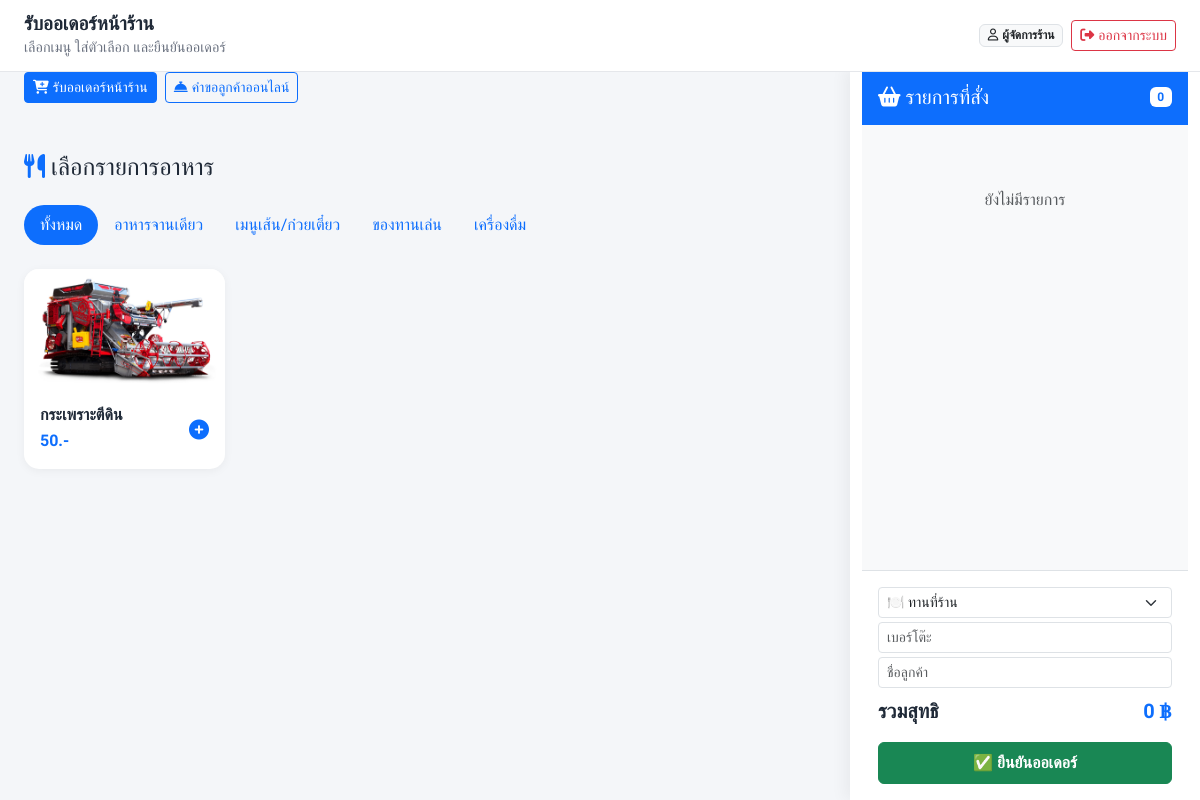
The page /staff_order.php (signed in) on the database its author committed.
### tables this page shows
CREATE TABLE `categories` (
  `id` int(11) NOT NULL,
  `name` varchar(100) NOT NULL
);

CREATE TABLE `products` (
  `id` int(11) NOT NULL,
  `category_id` int(11) DEFAULT NULL,
  `name` varchar(100) NOT NULL,
  `description` text DEFAULT NULL,
  `price` decimal(10,2) NOT NULL DEFAULT 0.00,
  `image_url` varchar(255) DEFAULT NULL,
  `status` enum('active','out_of_stock') NOT NULL DEFAULT 'active',
  `is_deleted` tinyint(1) NOT NULL DEFAULT 0 COMMENT '0=ปกติ, 1=ถูกลบ',
  `stock_qty` int(11) NOT NULL DEFAULT 0,
  `created_at` datetime DEFAULT current_timestamp(),
  `updated_at` datetime DEFAULT current_timestamp() ON UPDATE current_timestamp()
);

### web.php (called while the page is built, shortened)
<?php
$routes = require __DIR__ . '/app/routes/web.php';
$method = strtoupper($_SERVER['REQUEST_METHOD'] ?? 'GET');
$requestPath = parse_url($_SERVER['REQUEST_URI'] ?? '/', PHP_URL_PATH);
$methodRoutes = [];
if (isset($routes[$method]) && is_array($routes[$method])) {
    $methodRoutes = $routes[$method];
} elseif (isset($routes['ANY']) && is_array($routes['ANY'])) {
    $methodRoutes = $routes['ANY'];
} elseif (isset($routes[$requestPath])) {
    $methodRoutes = $routes;
}
require $methodRoutes[$requestPath];

### app/pages/staff/staff_order.php (the view, shortened to what this page needs)
<?php
require __DIR__ . '/../../config/db.php';
require __DIR__ . '/staff_layout.php';
$cats = $pdo->query("SELECT * FROM categories")->fetchAll();
$products = $pdo->query("SELECT p.*, c.name as cat_name FROM products p JOIN categories c ON p.category_id = c.id WHERE p.status = 'active' ORDER BY p.category_id, p.id")->fetchAll();
?>
<div class="container-fluid">
    <div class="row">
        <div class="col-md-8 col-lg-9 p-4">
            <h4 class="mb-4"><i class="fas fa-utensils text-primary"></i> เลือกรายการอาหาร</h4>
            <ul class="nav nav-pills mb-4" id="pills-tab">
                <li class="nav-item"><a class="nav-link active rounded-pill" href="#" onclick="filterCat('all')">ทั้งหมด</a></li>
                <?php foreach ($cats as $c): ?>
                    <li class="nav-item"><a class="nav-link rounded-pill" href="#" onclick="filterCat('<?php echo $c['name']; ?>')"><?php echo $c['name']; ?></a></li>
                <?php endforeach; ?>
            </ul>
            <div class="row g-3">
                <?php foreach ($products as $p): ?>
                <div class="col-6 col-md-4 col-lg-3 menu-item" data-cat="<?php echo $p['cat_name']; ?>">
                    <div class="menu-card h-100" onclick='openOptionModal(<?php echo json_encode($p); ?>)'>
                        <img src="<?php echo strpos($p['image_url'], 'http') === 0 ? $p['image_url'] : 'uploads/'.$p['image_url']; ?>" class="menu-img">
                        <div class="p-3">
                            <h6 class="fw-bold mb-1"><?php echo $p['name']; ?></h6>
                            <div class="d-flex justify-content-between text-primary fw-bold">
                                <span><?php echo number_format($p['price'], 0); ?>.-</span>
                                <i class="fas fa-plus-circle fa-lg"></i>
                            </div>
                        </div>
                    </div>
                </div>
                <?php endforeach; ?>
            </div>
        </div>
        <div class="col-md-4 col-lg-3 cart-panel" id="cartPanel">
            <div class="p-3 bg-primary text-white d-flex justify-content-between align-items-center">
                <h5 class="mb-0"><i class="fas fa-shopping-basket"></i> รายการที่สั่ง</h5>
                <span class="badge bg-white text-primary" id="cartCount">0</span>
            </div>
            <div class="cart-items" id="cartItems">
                <div class="text-center text-muted mt-5">ยังไม่มีรายการ</div>
            </div>
            <div class="p-3 bg-white border-top">
                <form action="<?php echo staff_escape(staff_url('process_order.php')); ?>" method="POST" id="checkoutForm">
                    <div class="mb-2">
                        <select name="order_type" class="form-select form-select-sm mb-1">
                            <option value="dine_in">🍽️ ทานที่ร้าน</option>
                        </select>
                        <input type="text" name="table_no" class="form-control form-control-sm mb-1" placeholder="เบอร์โต๊ะ">
                        <input type="text" name="customer_info" class="form-control form-control-sm" placeholder="ชื่อลูกค้า">
                    </div>
                    <div class="d-flex justify-content-between fw-bold fs-5 mb-3">
                        <span>รวมสุทธิ</span>
                        <span class="text-primary" id="totalPrice">0 ฿</span>
                    </div>
                    <button type="button" onclick="submitOrder()" class="btn btn-success w-100 py-2 fw-bold">✅ ยืนยันออเดอร์</button>
                </form>
            </div>
        </div>
    </div>
</div>

### app/pages/staff/staff_order.php (style rules this page uses)
.menu-card { cursor: pointer; transition: 0.2s; border: none; border-radius: 15px; overflow: hidden; background: white; box-shadow: 0 2px 10px rgba(0,0,0,0.05); }
.menu-img { height: 120px; object-fit: cover; width: 100%; }
.cart-panel { background: white; height: calc(100vh - 69px); position: fixed; right: 0; top: 69px; width: 350px; box-shadow: -5px 0 15px rgba(0,0,0,0.05); display: flex; flex-direction: column; z-index: 1000; }
.cart-items { flex-grow: 1; overflow-y: auto; padding: 15px; background: #f8f9fa; }

### rows shown on the page
categories: name "อาหารจานเดียว"
categories: name "เมนูเส้น/ก๋วยเตี๋ยว"
categories: name "ของทานเล่น"
categories: name "เครื่องดื่ม"
products: image_url (picture), name "กระเพราะตีดิน", price "50"

### other values the page prints
$safeHeading "รับออเดอร์หน้าร้าน"
$safeSubheading "เลือกเมนู ใส่ตัวเลือก และยืนยันออเดอร์"
